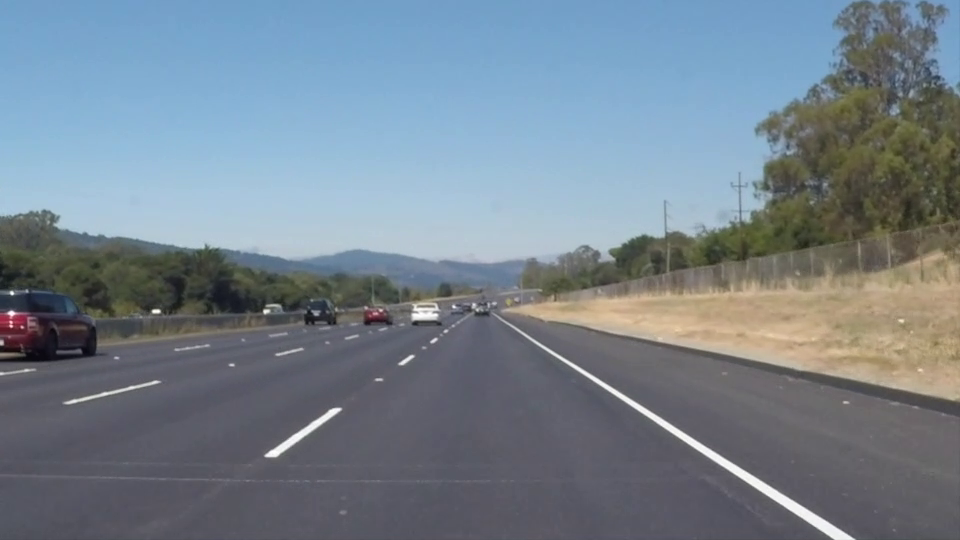
#> input picture frame 22 of project2/whiteline.mp4, 960 x 540 px, given in place of challenge.mp4, which was not available
$ python TurnPredict.py
#> lines starting #> are read from the running program, lines starting #| are printed output that depends on the picture; after the words box and inside, x2 and y2 are one past the last pixel; in counts of white or black regions, pixels touching at a corner belong together; pictures that were not available may be replaced by others from this repository, and a replacement may not be noted
#> further down, img is the input picture: shape (540, 960, 3); mean B, G, R 141.9, 130.7, 117.7
from __future__ import division
import cv2
import numpy as np
import math
import warnings


# [28 lines left out: functions add_points, add_lines, not called in this run]

def warper(img):

    M = cv2.getPerspectiveTransform(src, dst)
    warped = cv2.warpPerspective(img, M, (500, 300), flags=cv2.INTER_NEAREST)

    return warped

# [8 lines left out: function unwarp, not called in this run]

def Image_Process(img):

    hls = cv2.cvtColor(img, cv2.COLOR_RGB2HLS)
#> hls: shape (540, 960, 3); mean of channels 0, 1, 2 51.3, 129.9, 55.8
    h_channel_hls = hls[:,:,0]
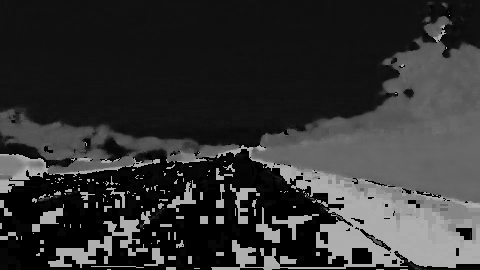
#> h_channel_hls: shape (540, 960) (shown at 1/2 size); min 0, max 178, mean 51.3
    l_channel_hls = hls[:,:,1]
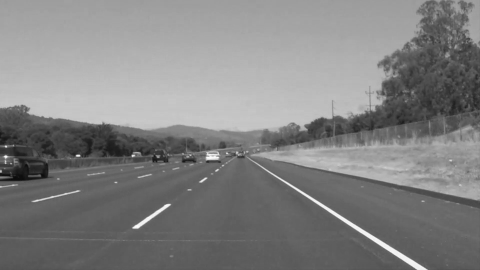
#> l_channel_hls: shape (540, 960) (shown at 1/2 size); min 7, max 255, mean 129.9
    s_channel_hls = hls[:,:,2]
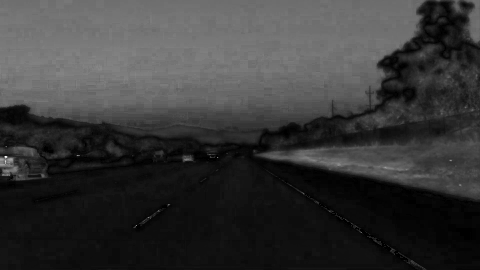
#> s_channel_hls: shape (540, 960) (shown at 1/2 size); min 0, max 255, mean 55.8

    # gray = cv2.cvtColor(img, cv2.COLOR_BGR2GRAY)
    # img_edge = cv2.Canny(gray, 50, 230)

    img_edge = cv2.Canny(s_channel_hls, 100, 200)
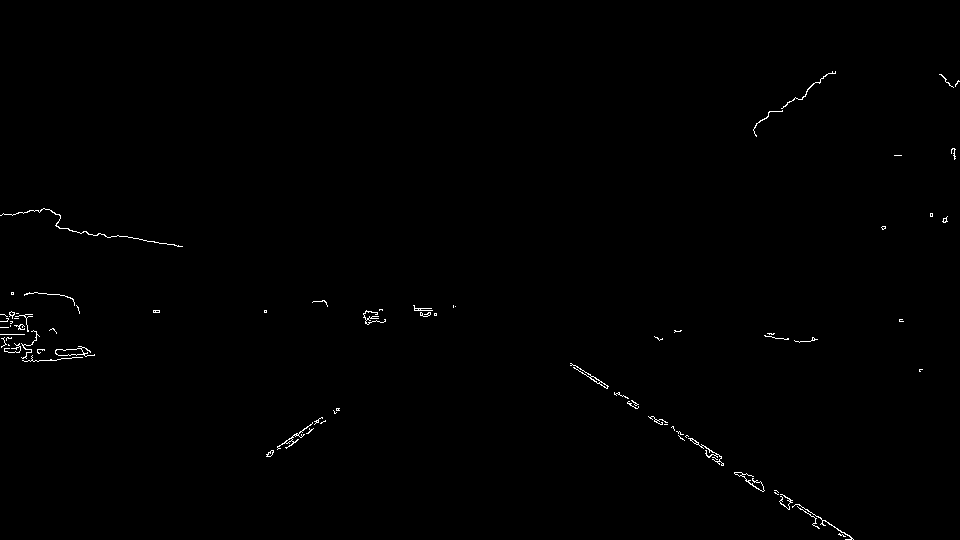
#> img_edge: shape (540, 960); 0.43% white in thin lines or dots, all inside (x1, y1, x2, y2) = (0, 71, 960, 540)
#> in warper, `warped = cv2.warpPerspective(img, M, (500, 300), flags=cv2.INTER_NEARE..`:
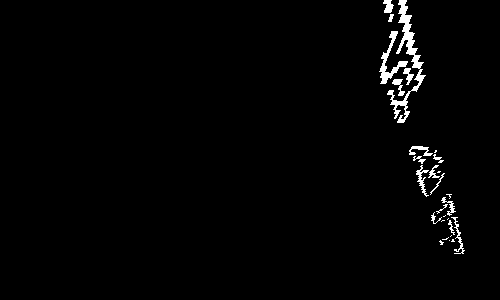
#> warped: shape (300, 500); 1.6% white; 28 white regions (11 under 20 px), largest, box (x1, y1, x2, y2) and area: (387, 0, 426, 123) 984, (379, 31, 408, 84) 391, (416, 165, 429, 197) 132

    ret,thresh = cv2.threshold(img_edge,120,255,cv2.THRESH_BINARY)

    return thresh

# [83 lines left out: functions weighted_average, average, not called in this run]

class linearleastsquare:

    # [4 lines left out: function fit, not called in this run]

class Ransac:

    def __init__(self, weights):
        self.weights = weights

    # [38 lines left out: function fit, not called in this run]

def Ransac_fit(left_fit):

    x1 = left_fit[:][0]
    x2 = left_fit[:][1]
    y = left_fit[:][2]
    O = np.ones(len(x1))
    x = np.column_stack((O,x1,x2))

    lls = linearleastsquare()
    ransac_model = Ransac(lls)
    threshold = np.std(y)/2
    est = ransac_model.fit(x,y,threshold)

    return est


def Sliding_window(warped_img):

    histogram = np.sum(warped_img, axis=0)
#> histogram = 500 values, max 18360 at index 405, min 0 at index 0, mean 1261.7

    out_img = np.dstack((warped_img,warped_img,warped_img))*255

    midpoint = int(histogram.shape[0]/2)
    leftlanepixel_initial = np.argmax(histogram[:midpoint])
#> leftlanepixel_initial = 0
    rightlanepixel_initial = np.argmax(histogram[midpoint:]) + midpoint
#> rightlanepixel_initial = 405

    nonzero = warped_img.nonzero()
#> nonzero = 2474 positions, rows 0 to 253, columns 379 to 464
    nonzeroy = np.array(nonzero[0])
#> nonzeroy = 2474 values from 0 to 253
    nonzerox = np.array(nonzero[1])
#> nonzerox = 2474 values, max 464 at index 2457, min 379 at index 1018, mean 412.3

    leftlanepixel_current = leftlanepixel_initial
#> leftlanepixel_current = 0
    rightlanepixel_current = rightlanepixel_initial
#> rightlanepixel_current = 405

    image_center = int(warped_img.shape[1]/2)

    left_lane_idxs = []
    right_lane_idxs = []

    window_height = int(warped_img.shape[0]/num_windows)

    for window in range(num_windows):

        win_y_down = warped_img.shape[0] - (window+1)*window_height
        win_y_up = warped_img.shape[0] - window*window_height
        win_x_left_down = leftlanepixel_current - window_width
        win_x_right_down = rightlanepixel_current - window_width
        win_x_left_up = leftlanepixel_current + window_width
        win_x_right_up = rightlanepixel_current + window_width

        cv2.rectangle(out_img,(win_x_left_down,win_y_down),(win_x_left_up,win_y_up),(0,255,0), 1)
        cv2.rectangle(out_img,(win_x_right_down,win_y_down),(win_x_right_up,win_y_up),(0,255,0), 1)

        good_left_idxs = ((nonzeroy >= win_y_down) & (nonzeroy < win_y_up) & (nonzerox >= win_x_left_down) & (nonzerox < win_x_left_up)).nonzero()[0]
        good_right_idxs = ((nonzeroy >= win_y_down) & (nonzeroy < win_y_up) & (nonzerox >= win_x_right_down) & (nonzerox < win_x_right_up)).nonzero()[0]

        left_lane_idxs.append(good_left_idxs)
        right_lane_idxs.append(good_right_idxs)

        if len(good_left_idxs) > minpix:
            leftlanepixel_current = int(np.mean(nonzerox[good_left_idxs]))
        if len(good_right_idxs) > minpix:
            rightlanepixel_current = int(np.mean(nonzerox[good_right_idxs]))
#> this loop made 10 passes
#> (win_x_right_down, win_x_right_up, rightlanepixel_current) on passes 3 to 10: (355, 455, 444), (394, 494, 436), (386, 486, 426), (376, 476, 413), (363, 463, 399), (349, 449, 401), (351, 451, 402), (352, 452, 398)
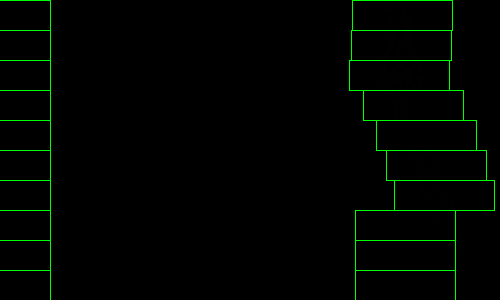
#> out_img: shape (300, 500, 3); mean of channels 0, 1, 2 0, 4.2, 0; drawn as B, G, R
#> after the loop, left_lane_idxs = [empty array, empty array, empty array, empty array, empty array, empty array, empty array, empty array, empty array, empty array]; right_lane_idxs = 10 items

    left_lane_idxs = np.concatenate(left_lane_idxs)
#> left_lane_idxs = empty array
    right_lane_idxs = np.concatenate(right_lane_idxs)
#> right_lane_idxs = 2365 values, max 2465 at index 22, min 0 at index 2000, mean 1183.3

    left_pixels_x = nonzerox[left_lane_idxs]
#> left_pixels_x = empty array
    left_pixels_y = nonzeroy[left_lane_idxs]
#> left_pixels_y = empty array
    right_pixels_x = nonzerox[right_lane_idxs]
#> right_pixels_x = 2365 values, max 454 at index 10, min 379 at index 1217, mean 410.1
    right_pixels_y = nonzeroy[right_lane_idxs]
#> right_pixels_y = 2365 values, max 253 at index 22, min 0 at index 2000, mean 94.89

    if left_pixels_x.size == 0 or right_pixels_x.size == 0 or left_pixels_y.size == 0 or right_pixels_y.size == 0:

        try:
            left_fit = Ransac_fit(left_fit_avg)
            right_fit = Ransac_fit(right_fit_avg)
        except ZeroDivisionError:
            left_fit,right_fit = weighted_average()
            # left_fit,right_fit = average()

        ploty = np.linspace(0, warped_img.shape[0]-1, warped_img.shape[0] )

        left_fitx = left_fit[0]*ploty**2 + left_fit[1]*ploty + left_fit[2]
        right_fitx = right_fit[0]*ploty**2 + right_fit[1]*ploty + right_fit[2]

        left_line_pts = np.array([np.transpose(np.vstack([left_fitx, ploty]))])
        right_line_pts = np.array([np.flipud(np.transpose(np.vstack([right_fitx,ploty])))])

        pts = np.hstack((left_line_pts, right_line_pts))
        pts = np.array(pts, dtype=np.int32)

        color_blend = np.zeros_like(img).astype(np.uint8)
        cv2.fillPoly(color_blend, pts, (0,255, 0))

        Unwarped_img = unwarp(color_blend)
        result = cv2.addWeighted(img, 1, Unwarped_img, 0.5, 0)

        return result,out_img,left_fit,right_fit

    out_img[nonzeroy[right_lane_idxs], nonzerox[right_lane_idxs]] = [255, 0, 0]
    out_img[nonzeroy[left_lane_idxs], nonzerox[left_lane_idxs]] = [0, 0, 255]

    with warnings.catch_warnings():
        warnings.filterwarnings('error')
        try:
            left_fit = np.polyfit(left_pixels_y, left_pixels_x, 2)
            right_fit = np.polyfit(right_pixels_y, right_pixels_x, 2)
        except np.RankWarning:
            try:
                left_fit = Ransac_fit(left_fit_avg)
                right_fit = Ransac_fit(right_fit_avg)
            except ZeroDivisionError:
                left_fit,right_fit = weighted_average()

            ploty = np.linspace(0, warped_img.shape[0]-1, warped_img.shape[0] )

            left_fitx = left_fit[0]*ploty**2 + left_fit[1]*ploty + left_fit[2]
            right_fitx = right_fit[0]*ploty**2 + right_fit[1]*ploty + right_fit[2]

            left_line_pts = np.array([np.transpose(np.vstack([left_fitx, ploty]))])
            right_line_pts = np.array([np.flipud(np.transpose(np.vstack([right_fitx,ploty])))])

            pts = np.hstack((left_line_pts, right_line_pts))
            pts = np.array(pts, dtype=np.int32)

            color_blend = np.zeros_like(img).astype(np.uint8)
            cv2.fillPoly(color_blend, pts, (0,255, 0))

            Unwarped_img = unwarp(color_blend)
            result = cv2.addWeighted(img, 1, Unwarped_img, 0.5, 0)

            return result,out_img,left_fit,right_fit


    left_fit_avg.append(left_fit)
    right_fit_avg.append(right_fit)

    ploty = np.linspace(0, warped_img.shape[0]-1, warped_img.shape[0] )

    left_fitx = left_fit[0]*ploty**2 + left_fit[1]*ploty + left_fit[2]
    right_fitx = right_fit[0]*ploty**2 + right_fit[1]*ploty + right_fit[2]

    left_line_pts = np.array([np.transpose(np.vstack([left_fitx, ploty]))])
    right_line_pts = np.array([np.flipud(np.transpose(np.vstack([right_fitx,ploty])))])

    pts = np.hstack((left_line_pts, right_line_pts))
    pts = np.array(pts, dtype=np.int32)

    color_blend = np.zeros_like(img).astype(np.uint8)
    cv2.fillPoly(color_blend, pts, (0,255, 0))

    Unwarped_img = unwarp(color_blend)
    result = cv2.addWeighted(img, 1, Unwarped_img, 0.5, 0)

    return result,out_img,left_fit,right_fit

# [56 lines left out: functions radius_curvature, show_curvatures, dist_from_center, not called in this run]

w, h = 1280, 720
# dst = np.array([(200, 300), (0, 300), (0, 0), (200, 0)],np.float32)

dst = np.array([(500, 300), (0, 300), (0, 0), (500, 0)],np.float32)
src = np.array([(1100, 660), (200, 680), (600, 450), (730, 445)],np.float32)

num_windows = 10
window_width = 50
minpix = 25


xmtr_per_pixel=3/1280
ymtr_per_pixel=30/720

left_fit_avg = []
right_fit_avg = []

cap = cv2.VideoCapture('./challenge.mp4')

while cap.isOpened():
    ret, img = cap.read()
    if not ret: break

    thresh = Image_Process(img)

    warped_img = warper(thresh)

#> (the run stopped early here; a loop or call above may not have finished)

$ run again, starting later in the video
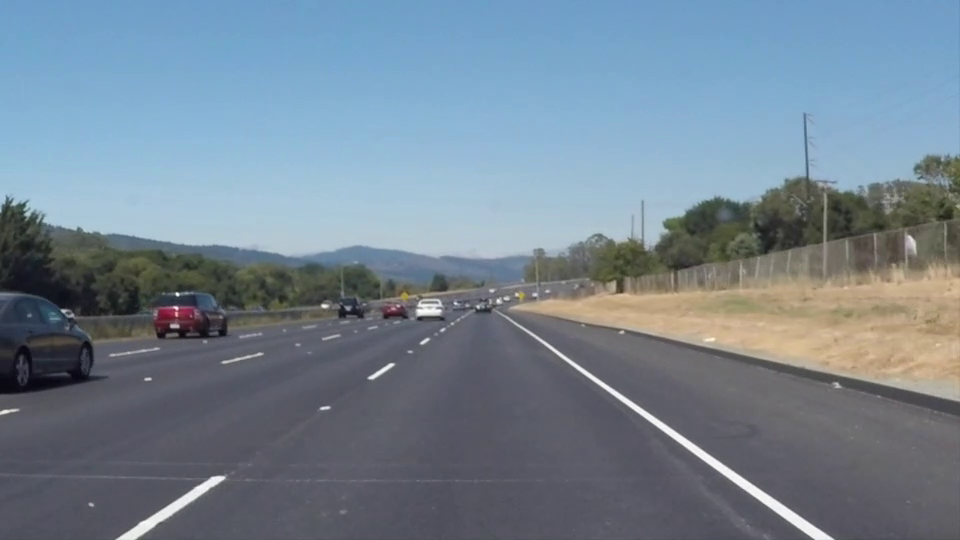
#> input picture frame 99 of project2/whiteline.mp4, 960 x 540 px, given in place of challenge.mp4, which was not available
#> img is the input picture: shape (540, 960, 3); mean B, G, R 146, 132.3, 116.7
#> hls: shape (540, 960, 3); mean of channels 0, 1, 2 43.3, 131.5, 58.6
#> in Image_Process, `img_edge = cv2.Canny(s_channel_hls, 100, 200)`:
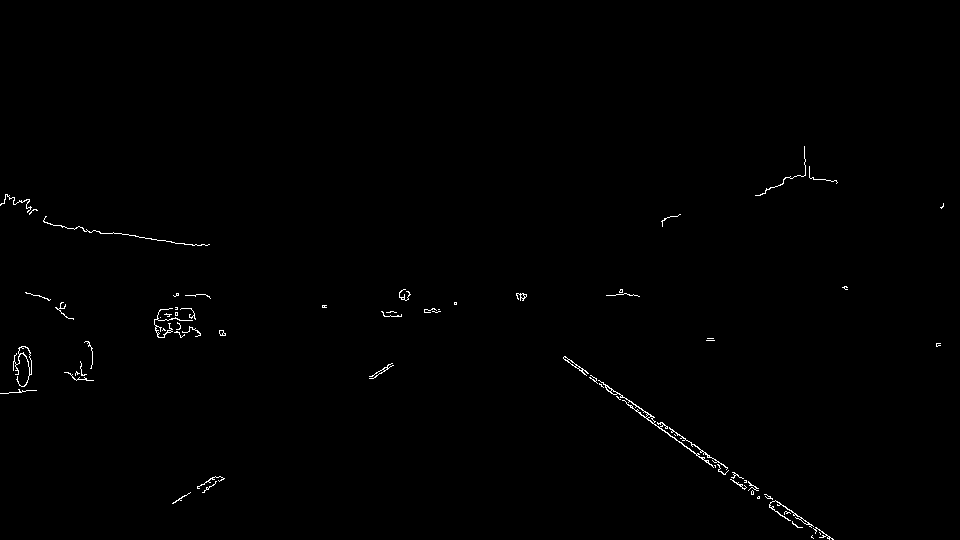
#> img_edge: shape (540, 960); 0.49% white in thin lines or dots, all inside (x1, y1, x2, y2) = (0, 146, 944, 540)
#> warped: shape (300, 500); 2.1% white; 37 white regions (19 under 20 px), largest, box (x1, y1, x2, y2) and area: (329, 0, 379, 130) 1029, (365, 0, 410, 135) 1000, (428, 210, 441, 246) 121
#> histogram = 500 values, max 18105 at index 373, min 0 at index 0, mean 1585.6
#> leftlanepixel_initial = 0
#> rightlanepixel_initial = 373
#> nonzero = 3109 positions, rows 0 to 253, columns 329 to 442
#> nonzeroy = 3109 values from 0 to 253
#> nonzerox = 3109 values, max 442 at index 3099, min 329 at index 98, mean 383
#> leftlanepixel_current = 0
#> in Sliding_window, `rightlanepixel_current = rightlanepixel_initial`: rightlanepixel_current = 373
#> the loop in Sliding_window, `for window in range(num_windows): ` made 10 passes
#> (win_x_right_down, win_x_right_up, rightlanepixel_current) on passes 3 to 10: (323, 423, 415), (365, 465, 412), (362, 462, 404), (354, 454, 391), (341, 441, 383), (333, 433, 372), (322, 422, 365), (315, 415, 354)
#> after the loop in Sliding_window, `for window in range(num_windows):`:
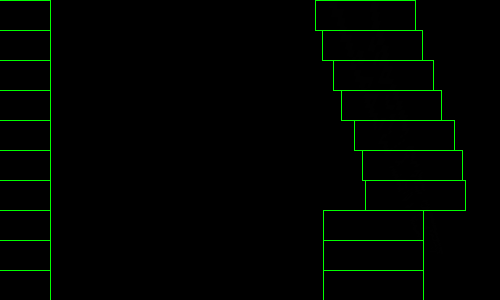
#> out_img: shape (300, 500, 3); mean of channels 0, 1, 2 0, 4.2, 0; drawn as B, G, R
#> after the loop in Sliding_window, `for window in range(num_windows):`: left_lane_idxs = [empty array, empty array, empty array, empty array, empty array, empty array, empty array, empty array, empty array, empty array]; right_lane_idxs = 10 items
#> in Sliding_window, `left_lane_idxs = np.concatenate(left_lane_idxs)`: left_lane_idxs = empty array
#> in Sliding_window, `right_lane_idxs = np.concatenate(right_lane_idxs)`: right_lane_idxs = 2922 values, max 3100 at index 9, min 0 at index 2465, mean 1462.7
#> left_pixels_x = empty array
#> right_pixels_x = 2922 values, max 429 at index 292, min 329 at index 2563, mean 379.7
#> right_pixels_y = 2922 values, max 252 at index 9, min 0 at index 2465, mean 92.89

$ run again, starting later in the video
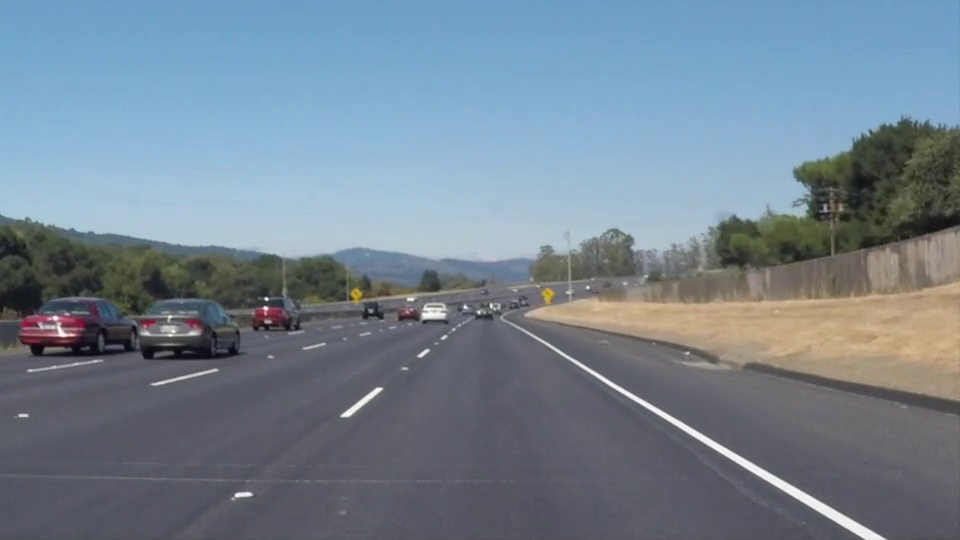
#> input picture frame 176 of project2/whiteline.mp4, 960 x 540 px, given in place of challenge.mp4, which was not available
#> img is the input picture: shape (540, 960, 3); mean B, G, R 145.2, 131.6, 116.5
#> hls: shape (540, 960, 3); mean of channels 0, 1, 2 40.3, 131.1, 58
#> in Image_Process, `img_edge = cv2.Canny(s_channel_hls, 100, 200)`:
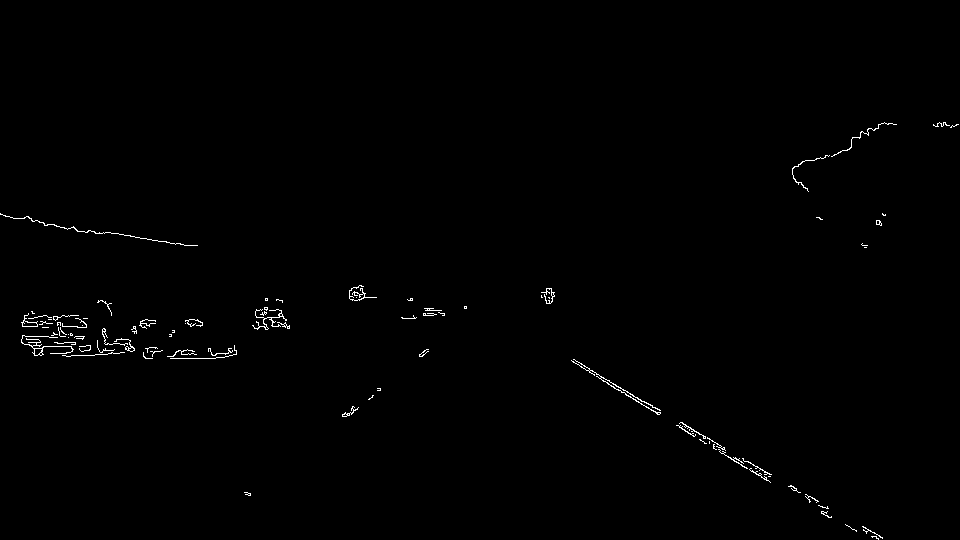
#> img_edge: shape (540, 960); 0.57% white in thin lines or dots, all inside (x1, y1, x2, y2) = (0, 122, 959, 540)
#> warped: shape (300, 500); 1.7% white; 31 white regions (15 under 20 px), largest, box (x1, y1, x2, y2) and area: (430, 57, 454, 138) 489, (441, 0, 472, 44) 416, (464, 90, 485, 159) 400
#> histogram = 500 values, max 19635 at index 456, min 0 at index 0, mean 1277.5
#> leftlanepixel_initial = 0
#> rightlanepixel_initial = 456
#> nonzero = 2505 positions, rows 0 to 254, columns 423 to 494
#> nonzeroy = 2505 values from 0 to 254
#> nonzerox = 2505 values, max 494 at index 2463, min 423 at index 418, mean 456
#> leftlanepixel_current = 0
#> in Sliding_window, `rightlanepixel_current = rightlanepixel_initial`: rightlanepixel_current = 456
#> the loop in Sliding_window, `for window in range(num_windows): ` made 10 passes
#> (win_x_right_down, win_x_right_up, rightlanepixel_current) on passes 2 to 9: (406, 506, 487), (437, 537, 479), (429, 529, 483), (433, 533, 464), (414, 514, 463), (413, 513, 457), (407, 507, 442), (392, 492, 443)
#> after the loop in Sliding_window, `for window in range(num_windows):`:
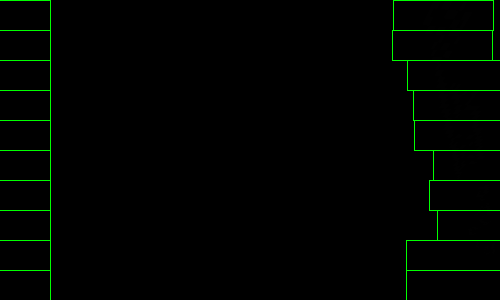
#> out_img: shape (300, 500, 3); mean of channels 0, 1, 2 0, 3.5, 0; drawn as B, G, R
#> after the loop in Sliding_window, `for window in range(num_windows):`: left_lane_idxs = [empty array, empty array, empty array, empty array, empty array, empty array, empty array, empty array, empty array, empty array]; right_lane_idxs = 10 items
#> in Sliding_window, `left_lane_idxs = np.concatenate(left_lane_idxs)`: left_lane_idxs = empty array
#> in Sliding_window, `right_lane_idxs = np.concatenate(right_lane_idxs)`: right_lane_idxs = 2505 values, max 2504 at index 47, min 0 at index 1930, mean 1252
#> left_pixels_x = empty array
#> right_pixels_x = 2505 values, max 494 at index 6, min 423 at index 2348, mean 456
#> right_pixels_y = 2505 values, max 254 at index 47, min 0 at index 1930, mean 93.9
